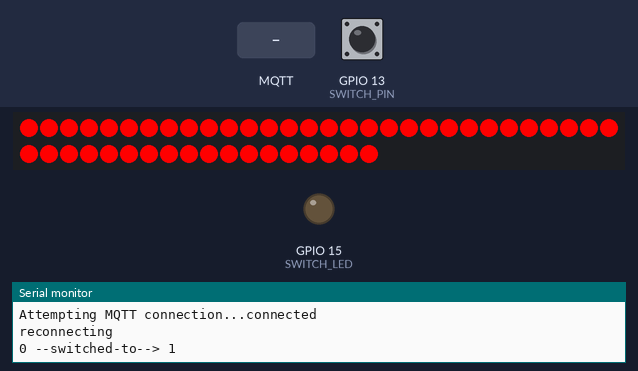
A sketch run on a simulated ESP8266 (NodeMCU). Parts: 48 RGB LEDs in strip order, left to right, continuing on the next row, output pins drawn as LEDs (lit = HIGH), the last lines printed to the serial monitor. Inputs (shaded band) come from the test bench; at power-on: GPIO 13 (SWITCH_PIN) HIGH. WiFi joins after 1.5 s; servers stay silent unless stated; random numbers use the default seed unless the sketch sets one; no MQTT or app messages arrive unless stated.

Above: at 2.7 s.
2.8 s: GPIO 13 (SWITCH_PIN) pulled LOW for 0.15 s
At 3.3 s:
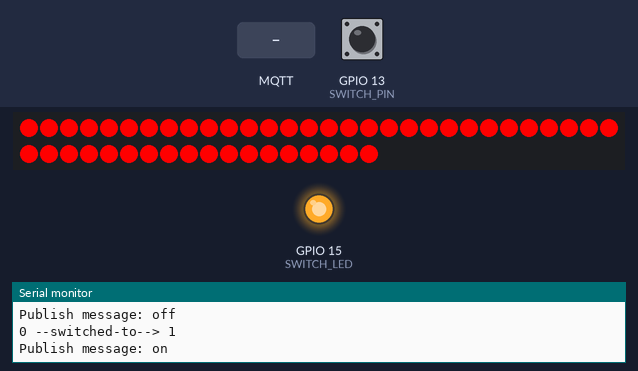
5.9 s: MQTT message "1" arrives on the first subscribed topic
At 6.2 s:
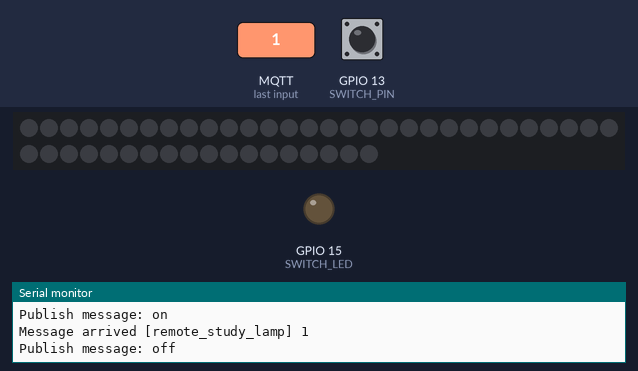
7.4 s: GPIO 13 (SWITCH_PIN) pulled LOW for 3.2 s
At 8.6 s:
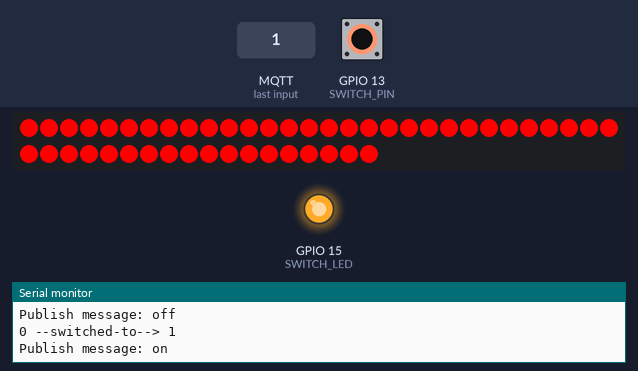
Timing chart, 0 to 12.1 s (numbered marks = the images above; inputs shaded):
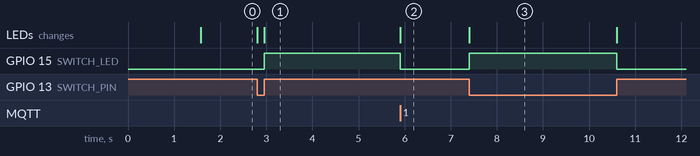

Measured:
- after the input at 2.8 s, GPIO 15 (SWITCH_LED): LOW → HIGH after 0.15 s; the LEDs: first change at once (image 1 shows a later state)
- after the input at 5.9 s, GPIO 15 (SWITCH_LED): HIGH → LOW at once; the LEDs: change at once (image 2)
- after the input at 7.4 s, GPIO 15 (SWITCH_LED): LOW → HIGH at once, → LOW 3.2 s later; the LEDs: change at once (image 3)

The sketch:

study_lamp.ino
```cpp
#include <Wire.h>
#include <Adafruit_GFX.h>
#include "Adafruit_LEDBackpack.h"
#include <ESP8266WiFi.h>
#include <PubSubClient.h>
#include <FastLED.h>
// download FastLED, PubSubClient and Adafruit-Libs via Library Manager (Arduino IDE)

// NOTE: this script includes additional functionality
  // of using a 8x8-LED Matrix to display 2 simple smileys
  // and some more comments

/*
  based on:
  https://www.arduino.cc/en/Tutorial/BuiltInExamples/Blink and
  https://github.com/knolleary/pubsubclient/blob/v2.8/examples/mqtt_esp8266/mqtt_esp8266.ino
*/

// PINS
const int BOARD_LED = 2;
// const int SWITCH_PIN = 0; // D3-Pin
// const int SWITCH_LED = 4; // D2-Pin -> D2 is used for matrix
const int SWITCH_PIN = 13; // D7-Pin --> 1
const int SWITCH_LED = 15; // D8-Pin --> LED
int switch_val = 0;
int prev_switch_val = 0;

// NETWORK VALUES
const char* ssid = "PLACEHOLDER";
const char* password = "PLACEHOLDER";
const char* mqtt_server = "PLACEHOLDER";

// MQTT VALUES
const char* mqtt_username = "PLACEHOLDER";
const char* mqtt_password = "PLACEHOLDER";
int has_sent = 0;
WiFiClient espClient;
PubSubClient client(espClient);
unsigned long lastMsg = 0;
#define MSG_BUFFER_SIZE	(50)
char msg[MSG_BUFFER_SIZE];
int value = 0;

// LED - Matrix
Adafruit_8x8matrix matrix = Adafruit_8x8matrix();

// LED - STRIP
const int NUM_LEDS = 48;
const int DATA_PIN = 14; // D5 --> DIN
CRGB leds[NUM_LEDS];
unsigned long previousMillis = 0; // last time LED was updated
const long interval = 1000;
int ledState = 1; // 1 = on, 0 = off

// STUDY - logic
int is_study = 0;
int switch_changed = 0;

/* ----- MQTT STUFF ----- */
void setup_wifi() {

  delay(10);
  // We start by connecting to a WiFi network
  Serial.println();
  Serial.print("Connecting to ");
  Serial.println(ssid);

  WiFi.mode(WIFI_STA);
  WiFi.begin(ssid, password);

  Serial.print("setting up...");

  while (WiFi.status() != WL_CONNECTED) {
    delay(500);
    Serial.print(".");
  }

  randomSeed(micros());

  Serial.println("");
  Serial.println("WiFi connected");
  Serial.println("IP address: ");
  Serial.println(WiFi.localIP());
}

void reconnect() {
  // Loop until we're reconnected
  while (!client.connected()) {
    Serial.print("Attempting MQTT connection...");
    // Create a random client ID
    String clientId = "ESP8266Client-";
    clientId += String(random(0xffff), HEX);
    // Attempt to connect
    if (client.connect(clientId.c_str(), "PLACEHOLDER", "PLACEHOLDER")) {
    // if (client.connect(clientId.c_str(), mqtt_username, mqtt_password)) {
      Serial.println("connected");
      // Once connected, publish an announcement...
      client.publish("outTopic", "hello world");
      // ... and resubscribe
      client.subscribe("remote_study_lamp");
      // This topic is used in ioBroker to send on/off msg to the lamp
      // This topic needs to be overwritten when the lamp is turned on
      // as the broker is configured to only resend mqtt once their value changed
    } else {
      Serial.print("failed, rc=");
      Serial.print(client.state());
      Serial.println(" try again in 5 seconds");
      // Wait 5 seconds before retrying
      delay(5000);
    }
  }
}

// callback from subscribed topic
void callback(char* topic, byte* payload, unsigned int length) {
  Serial.print("Message arrived [");
  Serial.print(topic);
  Serial.print("] ");
  for (int i = 0; i < length; i++) {
    Serial.print((char)payload[i]);
  }
  Serial.println();

  // Turn the study on/off
  if ((char)payload[0] == 't') { // MQTT got is "true"/"false"
    is_study = 1;
  } else {
    is_study = 0;
  }

}


/* ----- BOARD SETUP ----- */
void setup() {
  Serial.begin(9600);
  Serial.println("setting up for [STUDY-LAMP]");

  // Init digital pins
  // pinMode(BOARD_LED, OUTPUT);  // BOARD_LED (uncomment to use)
  pinMode(SWITCH_PIN, INPUT_PULLUP); // SWITCH
  pinMode(SWITCH_LED, OUTPUT); // SWITCH_LED

  setup_wifi();
  client.setServer(mqtt_server, 1883);
  client.setCallback(callback);

  // Init LED-Matrix
  // matrix.begin(0x70);  // uncomment for 8x8-Matrix

  // Init LED-Strip
  FastLED.addLeds<NEOPIXEL, DATA_PIN>(leds, NUM_LEDS);

}

// LED "icons"
static const uint8_t PROGMEM
  smile_bmp[] =
  { B00111100,
    B01000010,
    B10100101,
    B10000001,
    B10100101,
    B10011001,
    B01000010,
    B00111100 },
  frown_bmp[] =
  { B00111100,
    B01000010,
    B10100101,
    B10000001,
    B10011001,
    B10100101,
    B01000010,
    B00111100 };

void draw_study() {
  matrix.clear();
  matrix.drawBitmap(0, 0, frown_bmp, 8, 8, LED_ON);
  matrix.writeDisplay();
  delay(500);
  Serial.println("[DRAW] study");
}

void draw_no_study() {
  matrix.clear();
  matrix.drawBitmap(0, 0, smile_bmp, 8, 8, LED_ON);
  matrix.writeDisplay();
  delay(500);
  Serial.println("[DRAW] no_study");
}

// LED - STRIP

// optional: blinks the LED-strip (asynch)
void lamp_blink() {
  // via: https://www.arduino.cc/en/Tutorial/BuiltInExamples/BlinkWithoutDelay

  unsigned long currentMillis = millis();
  if(currentMillis - previousMillis >= interval ) {
    previousMillis = currentMillis; // save last blink

    // Turn on/off
    if (ledState == 0) {
      ledState = 1;
      fill_solid(leds, NUM_LEDS, CRGB::Black);
    } else {
      ledState = 0;
      fill_solid(leds, NUM_LEDS, CRGB::Red);
    }
  }

  FastLED.show();
}

void lamp_on() {
  fill_solid(leds, NUM_LEDS, CRGB::Red);
  FastLED.show();
}

void lamp_off() {
  fill_solid( leds, NUM_LEDS, CRGB::Black);
  FastLED.show();
}

void loop() {
  if (!client.connected()) {
      reconnect();
      Serial.println("reconnecting");
  }
  client.loop();

  switch_val = digitalRead(SWITCH_PIN);
  // Serial.println(switch_val);

  // Check for a change in the switch
  if(prev_switch_val != switch_val) {
    // Switch the study on/off, when the switch is flipped;
    Serial.print(is_study);
    is_study = !is_study;
    Serial.print(" --switched-to--> ");
    Serial.println(is_study);
  }
  prev_switch_val = switch_val;

  // Turn the lamp on/off
  if(is_study == 0) { // NO study

    if (has_sent == 0) { // do once per click
      has_sent = 1;
      Serial.println("Publish message: off");
      client.publish("study_lamp", "false");
      client.publish("remote_study_lamp", "false");
      // digitalWrite(BOARD_LED, HIGH); // uncomment to use BoardLED
      digitalWrite(SWITCH_LED, LOW);
      // draw_no_study(); // uncomment for 8x8-Matrix
    }
    lamp_off();

  }
  else if (is_study == 1) { // STUDY

    if (has_sent == 1) {
      has_sent = 0;
      Serial.println("Publish message: on");
      client.publish("study_lamp", "true");
      client.publish("remote_study_lamp", "true");
      // digitalWrite(BOARD_LED, LOW); //uncomment to use BoardLED
      digitalWrite(SWITCH_LED, HIGH);
      //draw_study(); // uncomment for 8x8-Matrix
      ledState = 1; // start lamp_on() with on
    }
    lamp_on();

  }

}
```
